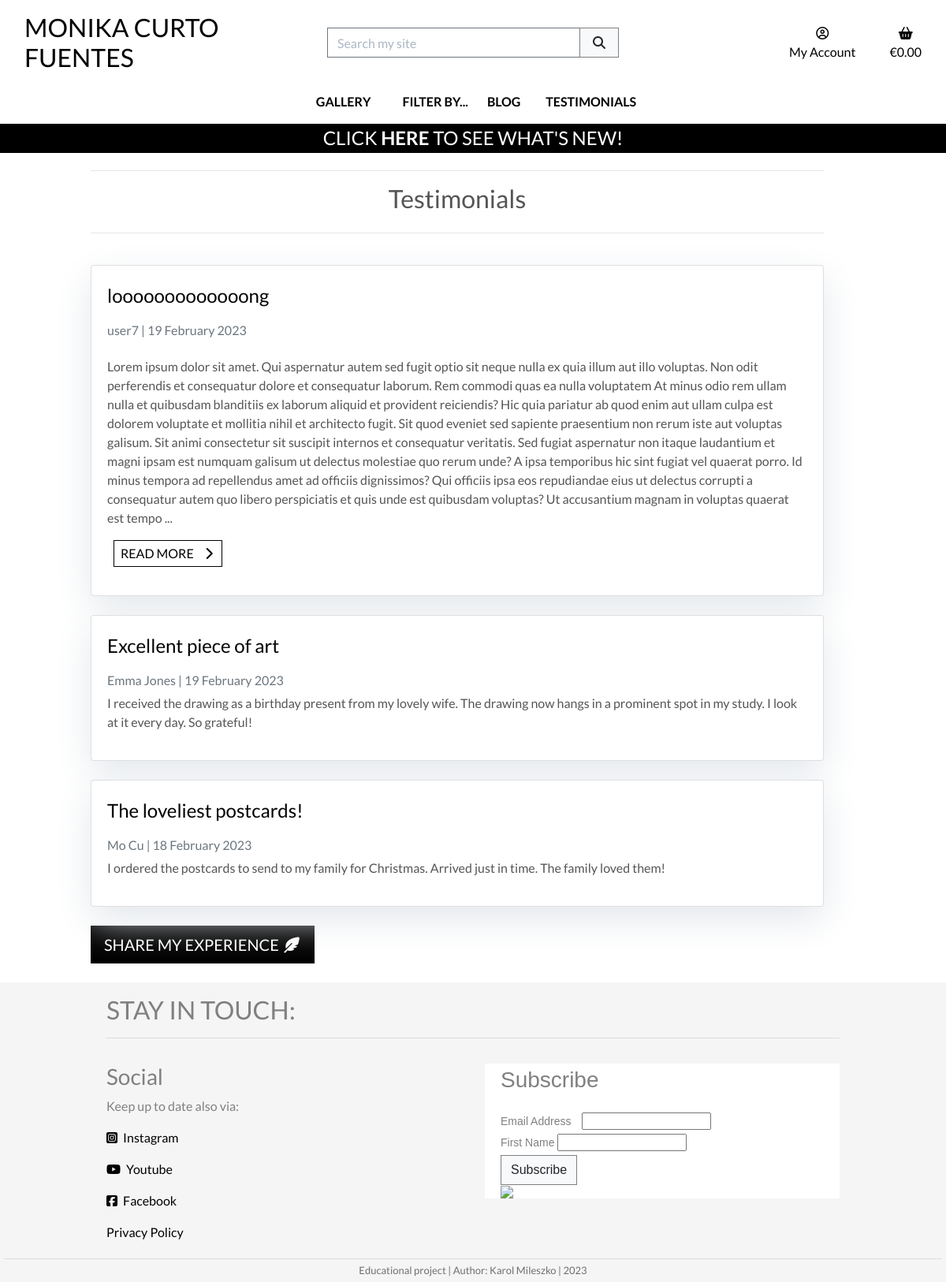
/testimonials/, run on an earlier commit of the app's database.
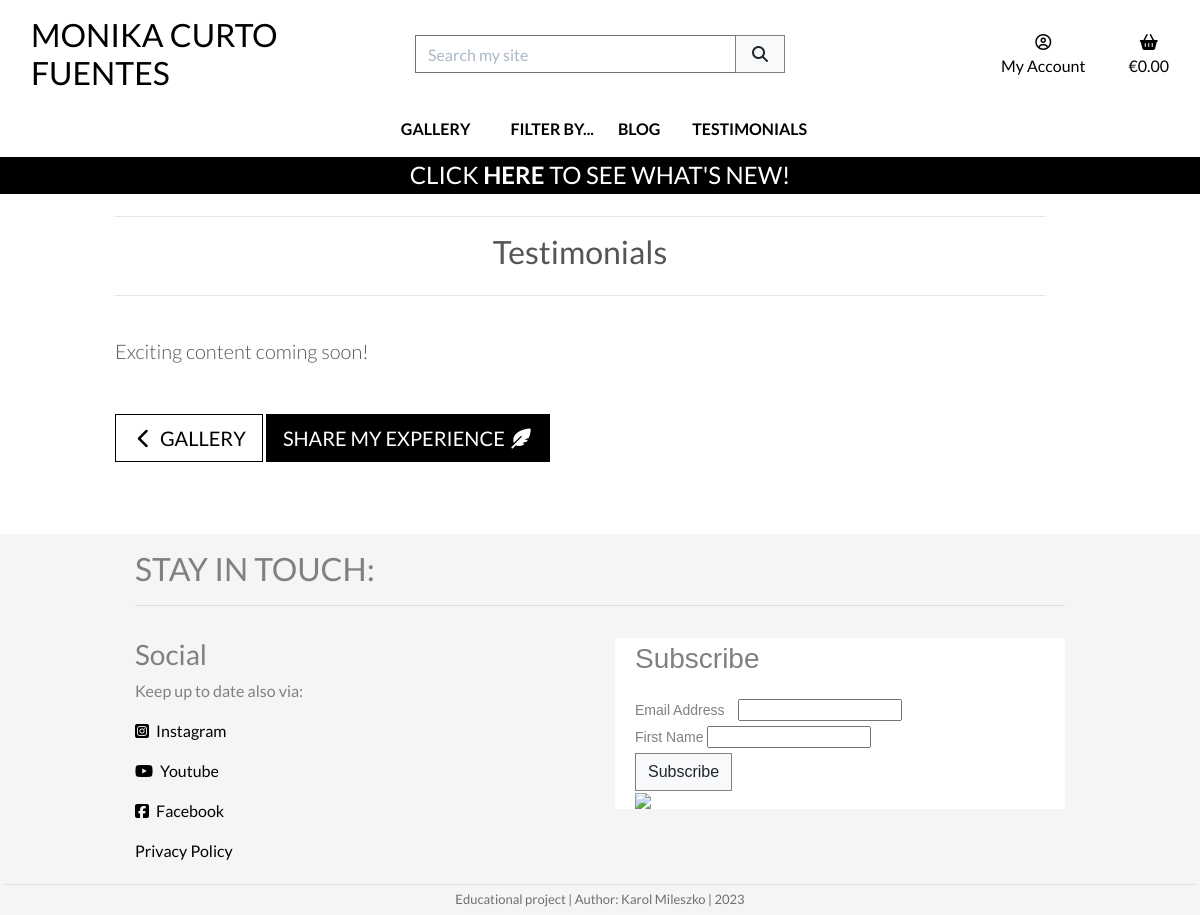
And on a later commit of the database.
### testimonials/models.py (models this page shows, shortened)
class Testimonial(models.Model):
    class Meta:
        ordering = ['-created_on']
    title = models.CharField(
        max_length=150,
        null=True,
        blank=True)
    author = models.ForeignKey(
        User,
        on_delete=models.SET_NULL,
        related_name="testimonials",
        null=True,
        blank=True)
    content = models.TextField()
    created_on = models.DateTimeField(
        auto_now_add=True)
    updated_on = models.DateTimeField(
        auto_now=True)
    priority = models.CharField(
        max_length=10,
        choices=PRIORITY_CHOICES,
        default="3 - Normal",
        null=True,
        blank=True)
    live = models.BooleanField(
        default=False)

### testimonials/views.py (the view)
class TestimonialList(generic.ListView):
    model = Testimonial
    testimonials = Testimonial.objects.all()
    template_name = 'testimonials/testimonials.html'
    ordering = ['live', 'priority', '-created_on']
    def get_queryset(self):
        queryset = super().get_queryset()
        if self.request.user.is_staff:
            return queryset
        return queryset.filter(live=True)

### bag/contexts.py (called while the page is built, shortened)
def bag_contents(request):
    bag_items = []
    total = 0
    product_count = 0
    bag = request.session.get('bag', {})
    if total < settings.FREE_DELIVERY_THRESHOLD and total > 0:
        min_charge = settings.DELIVERY_MIN_CHARGE
        delivery = max(
            total * Decimal(settings.STANDARD_DELIVERY_PERCENTAGE / 100),
            min_charge)
        free_delivery_delta = settings.FREE_DELIVERY_THRESHOLD - total
    else:
        delivery = 0
        free_delivery_delta = 0
    grand_total = delivery + total
    context = {
        'bag_items': bag_items,
        'total': total,
        'product_count': product_count,
        'delivery': delivery,
        'free_delivery_delta': free_delivery_delta,
        'free_delivery_threshold': settings.FREE_DELIVERY_THRESHOLD,
        'grand_total': grand_total,
    }
    return context

### testimonials/templates/testimonials/testimonials.html (shortened to what this page needs)
{% extends "base.html" %}
{% load static %}
{% block page_header %}
    {% include "includes/page_header.html" with title="Testimonials" subtitle="" %}
{% endblock %}
{% block content %}
    <div class="overlay"></div>
    <div class="container mb-4 col-12 col-md-10 offset-md-1">
        <div class="row">
            <div class="col">
                {% if testimonial_list|length > 0 %}
                    {% for testimonial in testimonial_list %}
                        <div class="card mb-4">
                            <div class="card-body">
                                <a href="{% url 'testimonial_detail' testimonial.id  %}"
                                    <p class="card-title">{{ testimonial.title }}<p>
                                </a>
                                <p class="card-text text-muted h6">
                                    {{ testimonial.author.get_full_name|default:testimonial.author.username }}
                                    | {{ testimonial.created_on | date:"d F Y"}}
                                </p>
                                <div class="row">
                                    <div class="card-text col">
                                        <p>
                                            {{ testimonial.content|safe|stringformat:".1000s" }}
                                            {% if testimonial.content|length > 1000 %}
                                                ...
                                                </p>
                                                <p>
                                                    <a href="{% url 'testimonial_detail' testimonial.id  %}"
                                                        class="btn btn-outline-black rounded-0 px-1 py-1 mx-2">
                                                        <span class="text-uppercase mx-1">Read more</span>
                                                        <span class="icon">
                                                            <i class="fas fa-chevron-right"></i>
                                                        </span>
                                                    </a>
                                            {% endif %}
                                        </p>
                                    </div>
                                </div>
                            </div>
                        </div>
                    {% endfor %}
                    <a href="{% url 'testimonial_add' %}" class="btn btn-black rounded-0 btn-lg">
                        <span class="text-uppercase">Share my experience</span>
                        <span class="icon">
                            <i class="fas fa-feather-alt"></i>
                        </span>
                    </a>
                {% else %}
                    <p class="lead mb-5">Exciting content coming soon!</p>
                    <div class="mb-5">
                        <a href="{% url 'products' %}" class="btn btn-outline-black rounded-0 btn-lg">
                            <span class="icon">
                                <i class="fas fa-chevron-left"></i>
                            </span>
                            <span class="text-uppercase">Gallery</span>
                        </a>
                        <a href="{% url 'testimonial_add' %}" class="btn btn-black rounded-0 btn-lg">
                            <span class="text-uppercase">Share my experience</span>
                            <span class="icon">
                                <i class="fas fa-feather-alt"></i>
                            </span>
                        </a>
                    </div>
                {% endif %}
            </div>
        </div>
    </div>
{% endblock %}

### templates/base.html (shortened to what this page needs)
{% load static %}
<!doctype html>
<html lang="en">
    <head>
        {% block corecss %}
            <link href="//cdn-images.mailchimp.com/embedcode/classic-071822.css" rel="stylesheet" type="text/css">
            <link rel="stylesheet" href="https://cdn.jsdelivr.net/npm/bootstrap@4.4.1/dist/css/bootstrap.min.css">
            <link rel="stylesheet" href="{% static 'css/base.css' %}">
        {% endblock %}
    </head>
    <body>
        <header class="container-fluid fixed-top">
            <div id="topnav" class="row bg-white pt-lg-2 d-none d-lg-flex">
                <div class="col-12 col-lg-4 my-auto py-1 py-lg-0 text-center text-lg-left">
                    <a href="{% url 'home' %}" class="nav-link main-logo-link">
                        <h2 class="logo-font text-black my-0">
                            Monika Curto Fuentes
                        </h2>
                    </a>
                </div>
                <div class="col-12 col-lg-4 my-auto py-1 py-lg-0">
                    <form method="GET" action="{% url 'products' %}">
                        <div class="input-group w-100">
                            <input type="text" class="form-control border border-secondary rounded-0" type="text" name="q" placeholder="Search my site">
                            <div class="input-group-append">
                                <button class="form-control btn btn-light border border-secondary rounded-0" type="submit">
                                    <span class="icon">
                                        <i class="fas fa-search"></i>
                                    </span>
                                </button>
                            </div>
                        </div>
                    </form>
                </div>
                <div class="col-12 col-lg-4 my-auto py-1 py-lg-0">
                    <ul class="list-inline list-unstyled text-center text-lg-right my-0">
                        {% include 'includes/sub-my-account.html' %}
                        {% include 'includes/sub-bag.html' %}
                    </ul>
                </div>
            </div>
            <div class="row bg-white">
                <nav class="navbar navbar-expand-lg navbar-light w-100">
                    {% include 'includes/main-nav.html' %}
                </nav>
            </div>
            <div id="top-banner" class="row text-center mb-1">
                <div class="col bg-black text-white">
                    <h4 class="logo-font my-1">
                        Click
                        <a href="{% url 'products' %}?highlight=True" class="text-white"><strong>here</strong></a>
                        to see what's new!
                    </h4>
                </div>
            </div>
        </header>
        {% block page_header %}
        {% endblock %}
        {% block content %}
        {% endblock %}
        <footer class="container-wrapper">
            <div class="container">
                <section class="footer">
                    <div class="row">
                        <div class="col-12 page-header mb-3">
                            <h2 class="text-uppercase mt-3">Stay in touch:</h2>
                            <hr class="block-divider block-divider--short">
                        </div>
                    </div>
                    <div class="row">
                        <div class="col-12 col-md-6">
                            <h3>Social</h3>
                            <p>Keep up to date also via:</p>
                            <p>
                                <a href="https://www.instagram.com/polishgirlpainting/" target="_blank" rel="noopener" aria-label="Visit my Instagram webpage (opens in new window)">
                                    <i class="fab fa-instagram-square mr-1"></i> Instagram
                                </a>
                            </p>
                            <p>
                                <a href="https://www.youtube.com" target="_blank" rel="noopener" aria-label="Visit my YouTube webpage (opens in new window)">
                                    <i class="fa fa-youtube mr-1"></i> Youtube
                                </a>
                            </p>
                            <p>
                                <a href="https://www.facebook.com/monika.struk.7" target="_blank" rel="noopener" aria-label="Visit my Facebook webpage (opens in new window)">
                                    <i class="fab fa-facebook-square mr-1"></i> Facebook
                                </a>
                            </p>
                        </div>
                        <div class="col-12 col-md-6">
                            <div id="mc_embed_signup" class="pt-1">
                                <form action="https://herokuapp.us21.list-manage.com/subscribe/post?u=811846b9b8fd89f4c5dd23f6f&amp;id=f7b9a49798&amp;f_id=00c4e7e1f0" method="post" id="mc-embedded-subscribe-form" name="mc-embedded-subscribe-form" class="validate" target="_blank" novalidate>
                                    <div id="mc_embed_signup_scroll">
                                    <h3>Subscribe</h3>
                            <div class="mc-field-group">
                                <label for="mce-EMAIL">Email Address  <span class="asterisk">*</span>
                            </label>
                                <input type="email" value="" name="EMAIL" class="required email" id="mce-EMAIL" required>
                            </div>
                            <div class="mc-field-group">
                                <label for="mce-FNAME">First Name </label>
                                <input type="text" value="" name="FNAME" class="" id="mce-FNAME">
                            </div>
                                    <div class="optionalParent">
                                        <div class="clear foot">
                                            <input type="submit" value="Subscribe" name="subscribe" id="mc-embedded-subscribe" class="btn btn-light mx-0 rounded-0">
                                            <p class="brandingLogo"><a href="http://eepurl.com/ijHg8D" title="Mailchimp - email marketing made easy and fun"><img src="https://eep.io/mc-cdn-images/template_images/branding_logo_text_dark_dtp.svg"></a></p>
                                        </div>
                                    </div>
                                </div>
                            </form>
                            </div>
                        </div>
                        <div class="col-12 mb-3">
                            <a href="https://www.privacypolicygenerator.info/live.php?token=TzhXJCEhYzMJ7wp5iutXTzhWkeVplczW" target="_blank">Privacy Policy</a>
                        </div>
                    </div>
                </section>
            </div>
            <div class="footer-description">
                <hr>
                <p>Educational project |  Author: Karol Mileszko | 2023</p>
            </div>
        </footer>
    </body>
</html>

### templates/includes/sub-my-account.html (shortened to what this page needs)
<li class="list-inline-item dropdown">
    <a class="text-black nav-link" href="#" id="user-options" data-toggle="dropdown" aria-haspopup="true" aria-expanded="false">
        <div class="text-center">
            <div><i class="far fa-user-circle"></i></div>
            <p class="my-0">My Account</p>
        </div>
    </a>
</li>

### templates/includes/sub-bag.html
<li class="list-inline-item">
    <a class="{% if grand_total %}text-info font-weight-bold{% else %}text-black{% endif %} nav-link" href="{% url 'view_bag' %}">
        <div class="text-center">
            <div><i class="fas fa-shopping-basket"></i></div>
            <p class="my-0">
                {% if grand_total %}
                    &euro;{{ grand_total|floatformat:2 }}
                {% else %}
                    &euro;0.00
                {% endif %}
            </p>
        </div>
    </a>
</li>

### templates/includes/main-nav.html (shortened to what this page needs)
<div class="collapse navbar-collapse" id="main-nav">
    <ul class="navbar-nav w-auto mx-auto">
        <li class="nav-item">
            <a href="{% url 'products' %}" class="logo-font font-weight-bold nav-link text-black mx-2" id="all-products-link">Gallery</a>
        </li>
        <div class="dropdown">
            <a id="dLabel" role="button" data-toggle="dropdown" class="logo-font font-weight-bold nav-link text-black mx-2" data-target="#" href="#">
                Filter by...
            </a>
        </div>
        <li class="nav-item">
            <a href="{% url 'blog' %}" class="logo-font font-weight-bold nav-link text-black mx-2" id="blog-link">Blog</a>
        </li>
        <li class="nav-item">
            <a href="{% url 'testimonials' %}" class="logo-font font-weight-bold nav-link text-black mx-2" id="testimonials-link">Testimonials</a>
        </li>
    </ul>
</div>

### templates/includes/page_header.html (shortened to what this page needs)
<div class="container header-container mb-4 col-12 col-md-10 offset-md-1">
    <div class="row">
        <div class="col text-center">
            <hr>
            <h2 class="mb-4">{{ title }}</h2>
            <hr>
        </div>
    </div>
</div>

### static/css/base.css (style rules this page uses)
html { height: 100%; }
body { background: url('/media/homepage_background.jpg') no-repeat center center fixed; background-size: cover; height: calc(100vh - 200px); color: #555; font-family: 'Lato'; }
.container-wrapper { background-color: rgb(245, 245, 245); color: grey; }
#mc_embed_signup form { margin: 0 20px !important; }
#mc_embed_signup { background:#fff; clear:left; font: 14px Helvetica,Arial,sans-serif; }
a:link { color: black; text-decoration: none; }
.footer-description { font-size: small; color: #0000008C; }
.footer-description p { margin: 0; padding: 0 3px 5px; text-align: center; }
.footer-description hr { margin: 5px; }
.icon { align-items: center; display: inline-flex; justify-content: center; height: 1.5rem; width: 1.5rem; }
.logo-font { text-transform: uppercase; }
.main-logo-link { width: fit-content; }
.btn-black { background: black; color: white !important; }
.btn-light { border: 1px solid grey !important; }
.btn-outline-black { background: white; color: black !important; border: 1px solid black; }
.text-black { color: #000 !important; }
.bg-black { background: #000 !important; }
.overlay { height: 100%; width: 100%; top: 0; left: 0; position: fixed; background: white; z-index: -1; }
input[name='q']::placeholder { color: #aab7c4; }
@media (min-width: 1200px) { .container { max-width: 80%; } }
@media (min-width: 992px) { .header-container { padding-top: 200px; } }
@media (min-width: 992px) { .dropdown > a { text-align: center; width: 100%; } }

What changed in the data, as far as the page shows it:
removed Testimonial: title "looooooooooooong", author.get_full_name "user7", created_on "19 February 2023", content "Lorem ipsum dolor sit amet. Qui aspernatur autem sed fugit optio sit neque nulla ex quia illum aut illo voluptas. Non odit perferendis et consequatur dolore et consequatur laborum. Rem commodi quas ea nulla voluptatem At minus odio rem ullam nulla et quibusdam blanditiis ex laborum aliquid et provident reiciendis? Hic quia pariatur ab quod enim aut ullam culpa est dolorem voluptate et mollitia nihil et architecto fugit. Sit quod eveniet sed sapiente praesentium non rerum iste aut voluptas galisum. Sit animi consectetur sit suscipit internos et consequatur veritatis. Sed fugiat aspernatur non itaque laudantium et magni ipsam est numquam galisum ut delectus molestiae quo rerum unde? A ipsa…", shows "READ MORE"
removed Testimonial: title "Excellent piece of art", author.get_full_name "Emma Jones", created_on "19 February 2023", content "I received the drawing as a birthday present from my lovely wife. The drawing now hangs in a prominent spot in my study. I look at it every day. So grateful!"
removed Testimonial: title "The loveliest postcards!", author.get_full_name "Mo Cu", created_on "18 February 2023", content "I ordered the postcards to send to my family for Christmas. Arrived just in time. The family loved them!"
Also different on the page:
text now shown: "Exciting content coming soon! GALLERY"
